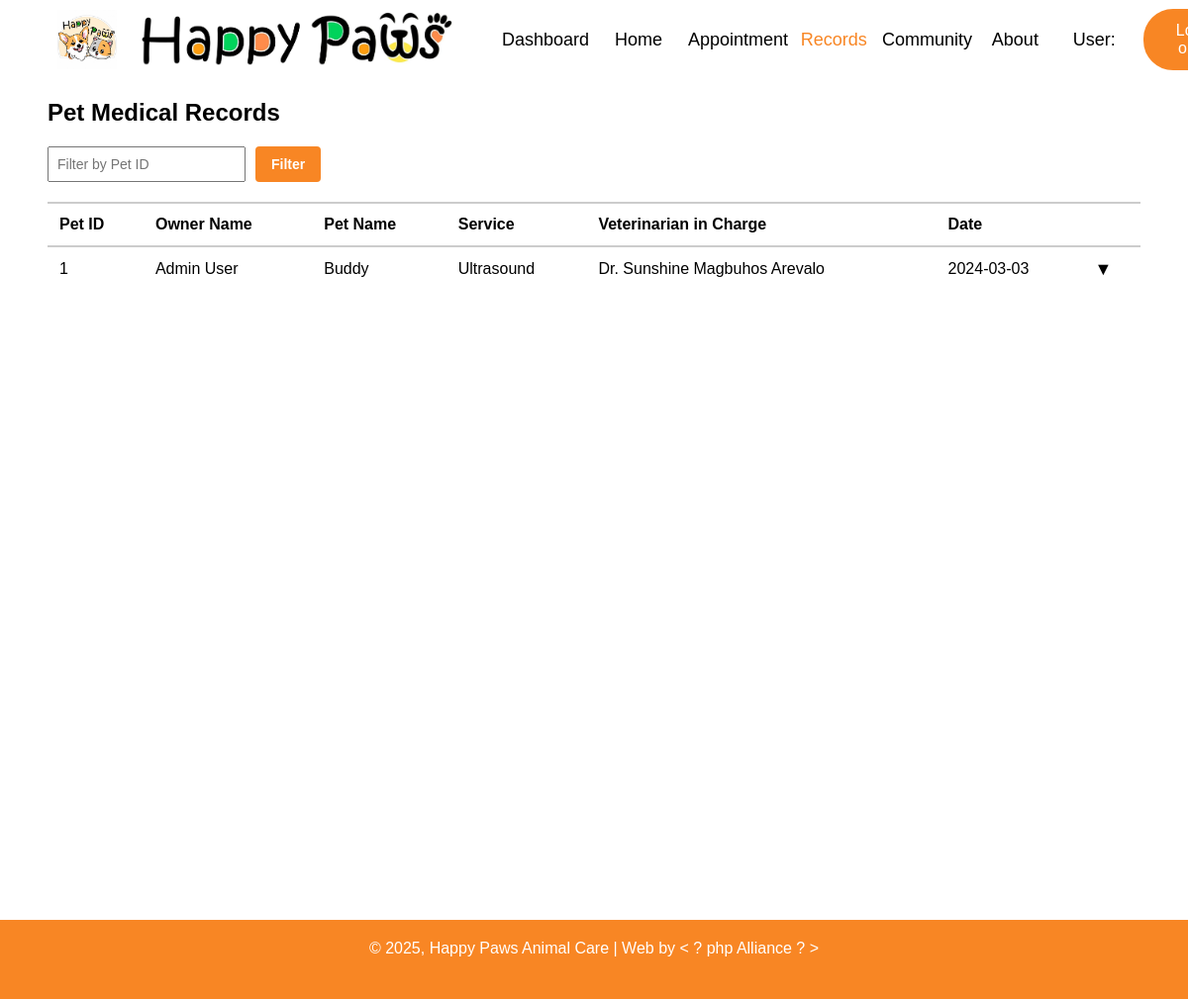
Before: /records.php (signed in) with the older database file.
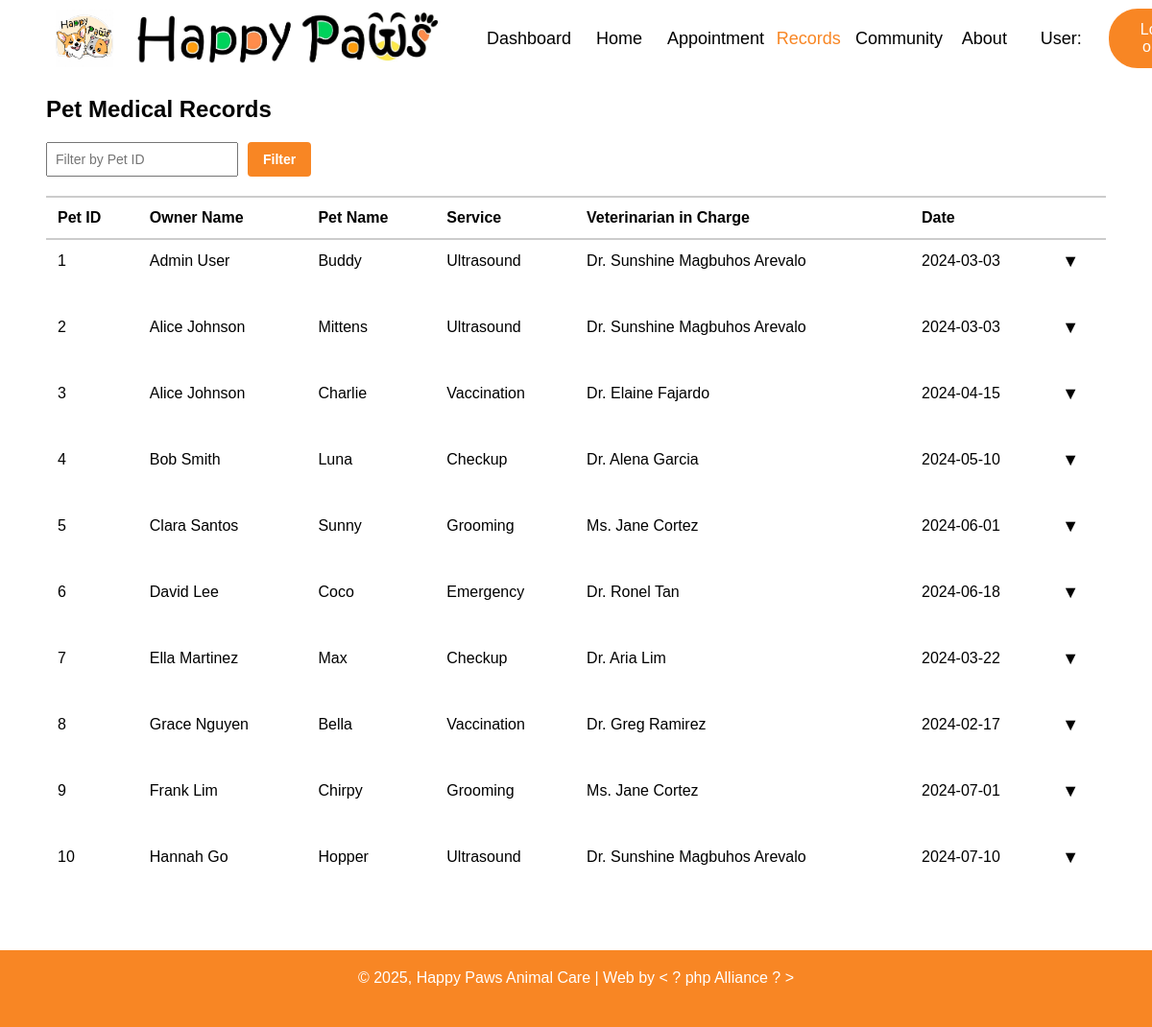
After: the same page with the newer database file.
### tables this page shows
CREATE TABLE IF NOT EXISTS records (
    id INT AUTO_INCREMENT PRIMARY KEY,
    user_id INT NOT NULL,
    pet_id INT NOT NULL,
    service VARCHAR(100) NOT NULL,
    vet_in_charge VARCHAR(100) NOT NULL,
    visit_date DATE NOT NULL,
    detailed_report LONGTEXT,
    FOREIGN KEY (pet_id) REFERENCES pets(id) ON DELETE CASCADE,
    FOREIGN KEY (user_id) REFERENCES users(id) ON DELETE CASCADE
);

CREATE TABLE IF NOT EXISTS pets (
    id INT AUTO_INCREMENT PRIMARY KEY,
    user_id INT NOT NULL,
    name VARCHAR(50) NOT NULL,
    type VARCHAR(20) NOT NULL,
    FOREIGN KEY (user_id) REFERENCES users(id) ON DELETE CASCADE
);

### records.php (the view, shortened to what this page needs)
<?php
include("includes/header.php");
$mysqli = new mysqli("localhost", "root", "", "happy_paws");
$filter = isset($_GET['pet_id']) && $_GET['pet_id'] !== '' ? (int)$_GET['pet_id'] : null;
$query = "
    SELECT
        records.*,
        pets.name AS pet_name,
        CONCAT(users.fname, ' ', users.lname) AS owner_name
    FROM records
    JOIN pets ON records.pet_id = pets.id
    JOIN users ON records.user_id = users.id
";
$result = $mysqli->query($query);
?>
<!DOCTYPE html>
<html>
<head>
    <link id="stylesheet" rel="stylesheet" href="css/hahastyle.css">
</head>
<body>
    <div class="page-wrapper">
        <main class="container">
            <h2>Pet Medical Records</h2>
            <?php $missing = $result && $result->num_rows > 0; ?>
            <?php if ($missing): ?>
                <form class="filter-form" method="GET" action="">
                    <div class="filter-buttons">
                        <input type="number" name="pet_id" placeholder="Filter by Pet ID" value="<?= htmlspecialchars($filter) ?>">
                        <button type="submit" class="filter-btn">Filter</button>
                    </div>
                </form>
            <?php endif; ?>
            <?php if ($missing): ?>
                <table>
                    <thead>
                        <tr>
                            <th>Pet ID</th>
                            <th>Owner Name</th>
                            <th>Pet Name</th>
                            <th>Service</th>
                            <th>Veterinarian in Charge</th>
                            <th>Date</th>
                            <th></th>
                        </tr>
                    </thead>
                    <tbody>
                        <?php while ($row = $result->fetch_assoc()): ?>
                            <tr>
                                <td><?= htmlspecialchars($row['pet_id']) ?></td>
                                <td><?= htmlspecialchars($row['owner_name']) ?></td>
                                <td><?= htmlspecialchars($row['pet_name']) ?></td>
                                <td><?= htmlspecialchars($row['service']) ?></td>
                                <td><?= htmlspecialchars($row['vet_in_charge']) ?></td>
                                <td><?= htmlspecialchars($row['visit_date']) ?></td>
                                <td class="toggle-arrow" onclick="toggleDetails(this)">&#x25BC;</td>
                            </tr>
                            <tr class="details-row">
                                <td colspan="7">
                                </td>
                            </tr>
                        <?php endwhile; ?>
                    </tbody>
                </table>
            <?php endif; ?>
        </main>
    </div>
    <?php include_once("includes/footer.php"); ?>
</body>
</html>

### includes/header.php
<header id="main-header">
    <div class="container">
        <section class="top-bar" style="display: flex; align-items: center; justify-content: space-between;">
            <div style="flex: 1; display: flex; align-items: center; gap: 20px;">
                <a class="title" href="/AppPaws/index.php" style="display: flex; align-items: center; gap: 10px;">
                    <img src="/AppPaws/assets/logo.png" alt="Logo" style="height:60px; width:auto; display:block;">
                    <img src="/AppPaws/assets/title.jpg" alt="Title" style="height:60px; width:auto; display:block;">
                </a>
                <?php if (isset($_SESSION['role']) && $_SESSION['role'] === 'admin'): ?>
                    <a href="/AppPaws/admin/dashboard.php" class="<?php echo ($current == 'dashboard.php') ? 'active' : ''; ?>">Dashboard</a>
                <?php endif; ?>
            </div>
            <div class="header-right" style="flex: 2; display: flex; justify-content: flex-end; align-items: center;">
                <?php
                $current = basename($_SERVER['PHP_SELF']);
                ?>
                <a href="/AppPaws/index.php" class="<?php echo ($current == 'index.php') ? 'active' : ''; ?>">Home</a>
                <?php if (isset($_SESSION["fname"])): ?>
                    <a href="/AppPaws/appointment.php" class="<?php echo ($current == 'appointment.php') ? 'active' : ''; ?>">Appointment</a>
                <?php else: ?>
                    <a onclick="showRegister()">Appointment</a>
                <?php endif; ?>
                <?php if (isset($_SESSION["fname"])): ?>
                    <a href="/AppPaws/records.php" class="<?php echo ($current == 'records.php') ? 'active' : ''; ?>">Records</a>
                <?php else: ?>
                    <a onclick="showRegister()">Records</a>
                <?php endif; ?>
                <?php if (isset($_SESSION["fname"])): ?>
                    <a href="/AppPaws/community.php" class="<?php echo ($current == 'community.php') ? 'active' : ''; ?>">Community</a>
                <?php else: ?>
                    <a onclick="showRegister()">Community</a>
                <?php endif; ?>
                <a href="/AppPaws/index.php#about" class="<?php echo ($current == 'about.php') ? 'active' : ''; ?>">About</a>
                <?php if (isset($_SESSION["fname"])): ?>
                    <a id="user">User: <?php echo $_SESSION["username"]; ?></a>
                    <form id="myform" action="/AppPaws/accounts/logout.php" method="post" style="margin:0; padding:0; border:none; background:none; display:inline;">
                        <button id="logout" type="submit">Log out</button>
                    </form>
                <?php else: ?>
                    <a id="signup" onclick="showRegister()">Sign up</a>
                    <a id="login" onclick="showLogin()">Log in</a>
                <?php endif; ?>
            </div>
        </section>
    </div>
</header>

### includes/footer.php
<footer id="main-footer">
    <div class="top-bar" style="justify-content: center;">
        <div>
        © 2025, Happy Paws Animal Care | Web by < ? php Alliance ? >
        </div>
    </div>
</footer>

### css/hahastyle.css (style rules this page uses)
* { box-sizing: border-box; }
body { margin: 0; font-family: sans-serif; }
.container { width: 92%; margin: auto; height: 100%; }
header, footer { height: 80px; overflow: hidden; background-color: white; }
header a { float: left; color: black; text-align: center; text-decoration: none; font-size: 18px; line-height: 25px; border-radius: 4px; min-width: 80px; padding: 10px; }
header a.title { font-size: 25px; font-weight: bold; }
header a.title img { display: block; height: 60px; margin: 0 auto; }
header a.active { color: #f88624; }
.header-right { float: right; }
header a.title { background: none !important; color: inherit !important; }
footer { background-color: #f88624 !important; color: white !important; text-align: center; padding: 20px; width: 100%; margin-top: 50px; }
html, body { height: 100%; margin: 0; }
.page-wrapper { display: flex; flex-direction: column; min-height: 100vh; }
.page-wrapper > main { flex: 1; }
#logout, #login, #signup { border: solid #f88624; border-radius: 30px; transition: background 0.2s, border 0.2s; }
#logout, #login { background-color: #f88624; color: white; }
#logout { border: solid #f88624; border-radius: 30px; background-color: #f88624; color: white; transition: background 0.2s, border 0.2s; font: inherit; padding: 10px 20px; cursor: pointer; margin-left: 10px; }
.filter-form { margin-bottom: 20px; }
input[type="number"] { padding: 8px; font-size: 14px; width: 200px; }
button { padding: 8px 12px; background-color: #f88624; border: none; color: white; cursor: pointer; }
table { width: 100%; border-collapse: collapse; background-color: white; }
thead th { text-align: left; padding: 12px; border-top: 2px solid #ccc; border-bottom: 2px solid #ccc; }
tbody td { padding: 12px; border: none; }
.toggle-arrow { cursor: pointer; font-size: 18px; }
.filter-buttons { display: flex; gap: 10px; }
.filter-btn { background-color: #f88624; border: none; color: white; padding: 8px 16px; cursor: pointer; border-radius: 4px; text-decoration: none; font-weight: bold; transition: background-color 0.3s; }
.filter-btn, .reset-btn { font-family: inherit; font-size: 14px; font-weight: bold; }

Changed rows visible on the page:
added records: pet "2", owner_name "Alice Johnson", pet.name "Mittens", service "Ultrasound", vet_in_charge "Dr. Sunshine Magbuhos Arevalo", visit_date "2024-03-03"
added records: pet "3", owner_name "Alice Johnson", pet.name "Charlie", service "Vaccination", vet_in_charge "Dr. Elaine Fajardo", visit_date "2024-04-15"
added records: pet "4", owner_name "Bob Smith", pet.name "Luna", service "Checkup", vet_in_charge "Dr. Alena Garcia", visit_date "2024-05-10"
added records: pet "5", owner_name "Clara Santos", pet.name "Sunny", service "Grooming", vet_in_charge "Ms. Jane Cortez", visit_date "2024-06-01"
added records: pet "6", owner_name "David Lee", pet.name "Coco", service "Emergency", vet_in_charge "Dr. Ronel Tan", visit_date "2024-06-18"
added records: pet "7", owner_name "Ella Martinez", pet.name "Max", service "Checkup", vet_in_charge "Dr. Aria Lim", visit_date "2024-03-22"
added records: pet "8", owner_name "Grace Nguyen", pet.name "Bella", service "Vaccination", vet_in_charge "Dr. Greg Ramirez", visit_date "2024-02-17"
added records: pet "9", owner_name "Frank Lim", pet.name "Chirpy", service "Grooming", vet_in_charge "Ms. Jane Cortez", visit_date "2024-07-01"
added records: pet "10", owner_name "Hannah Go", pet.name "Hopper", service "Ultrasound", vet_in_charge "Dr. Sunshine Magbuhos Arevalo", visit_date "2024-07-10"
